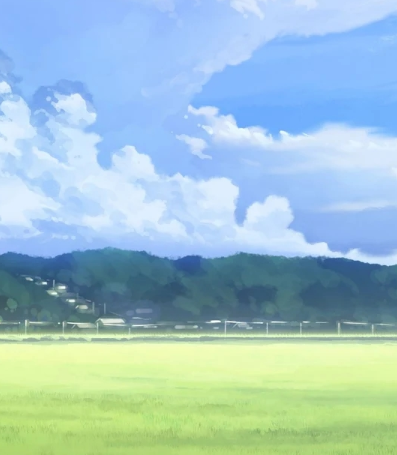
%> input picture 数字图像处理/实验二 图像增强/hushan.jpg, 397 x 455 px
$ octave test2.m   (GNU Octave 9; MATLAB toolbox functions it lacks are replaced by stand-ins)
%> lines starting %> are read from the running program, lines starting %| are printed output that depends on the picture
I2=imread('hushan.jpg');
%> I2 is the input picture: size 455x397x3 uint8; mean R, G, B 160, 195.2, 203.4
I2=imnoise(I2,'gaussian',0,0.02);%添加高斯噪声
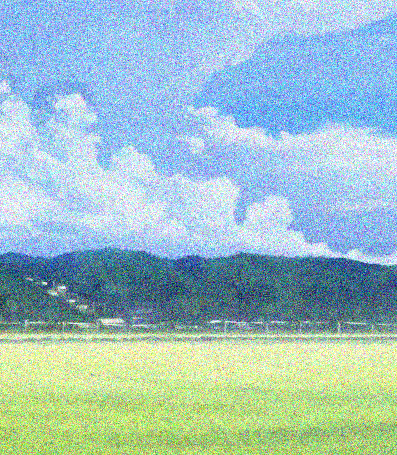
%> I2: size 455x397x3 uint8; mean R, G, B 159.1, 192.4, 196.2
imshow(I2);
J2=imfilter(I2,fspecial('average',3));%3*3模板滤波
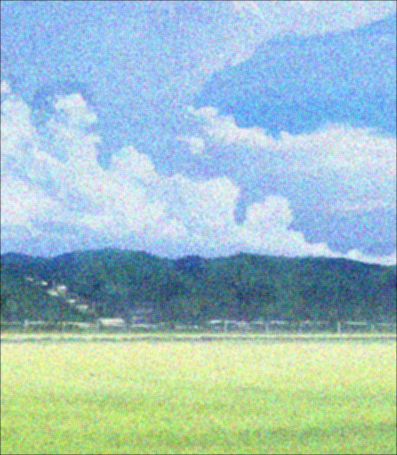
%> J2: size 455x397x3 uint8; mean R, G, B 158.6, 191.8, 195.6
figure,imshow(J2,[]);
J3=imfilter(I2,fspecial('average',7));%7*7模板滤波
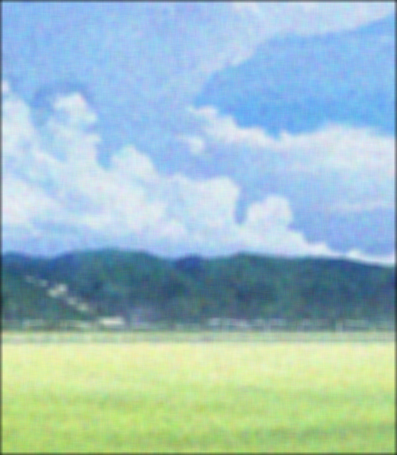
%> J3: size 455x397x3 uint8; mean R, G, B 157.8, 190.8, 194.7
figure,imshow(J3,[]);
